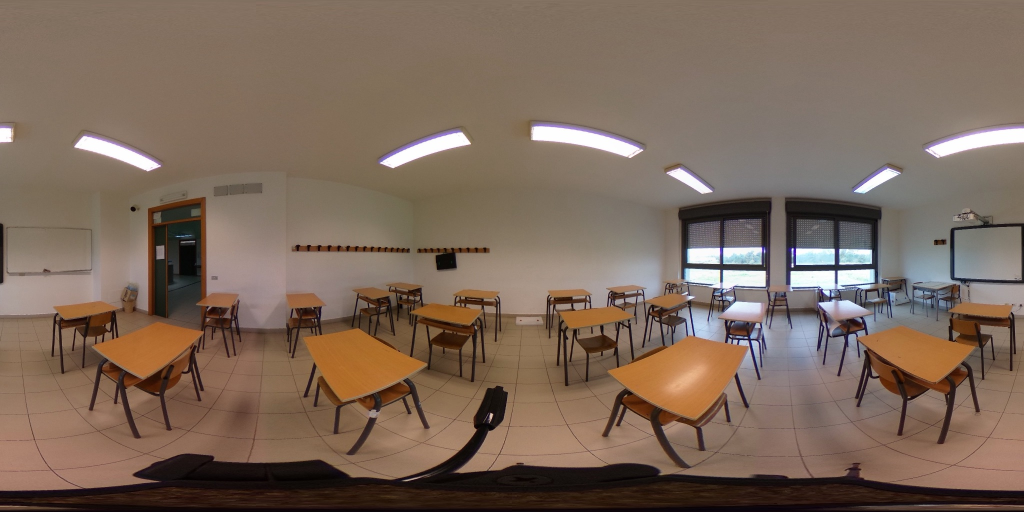
#> input picture gioco-browser/foto/classroom_01.jpg, 2048 x 1024 px, given in place of A.jpg, which was not available (shown at 1/2 size)
$ python rect.py out.png
#> lines starting #> are read from the running program, lines starting #| are printed output that depends on the picture
import sys, json, numpy as np
from PIL import Image
def coeffs(dst, src):
    A=[];b=[]
    for (x,y),(X,Y) in zip(dst,src):
        A.append([x,y,1,0,0,0,-X*x,-X*y]); b.append(X)
        A.append([0,0,0,x,y,1,-Y*x,-Y*y]); b.append(Y)
    return np.linalg.solve(np.array(A,float),np.array(b,float)).tolist()
jobs = {
 "zoo_fenicotteri": ("A.jpg", [(202,136),(738,216),(740,530),(208,644)], (930,600)),
 "zoo_cavaliere":   ("B.jpg", [(214,174),(670,100),(680,690),(220,650)], (620,640)),
 "zoo_airone":      ("C.jpg", [(260,124),(636,100),(636,660),(256,656)], (430,620)),
 "zoo_fenicottero": ("D.jpg", [(182,166),(752,192),(756,590),(182,580)], (600,420)),
 "zoo_fiore":       ("E.jpg", [(114,126),(762,132),(760,600),(110,594)], (580,420)),
}
out = sys.argv[1]
for name,(f,quad,(w,h)) in jobs.items():
    im = Image.open(f)
#> im is the input picture: PIL image 2048x1024 RGB; mean R, G, B 123.9, 104.4, 90.4
    c = coeffs([(0,0),(w,0),(w,h),(0,h)], quad)
    r = im.transform((w,h), Image.PERSPECTIVE, c, Image.BICUBIC)
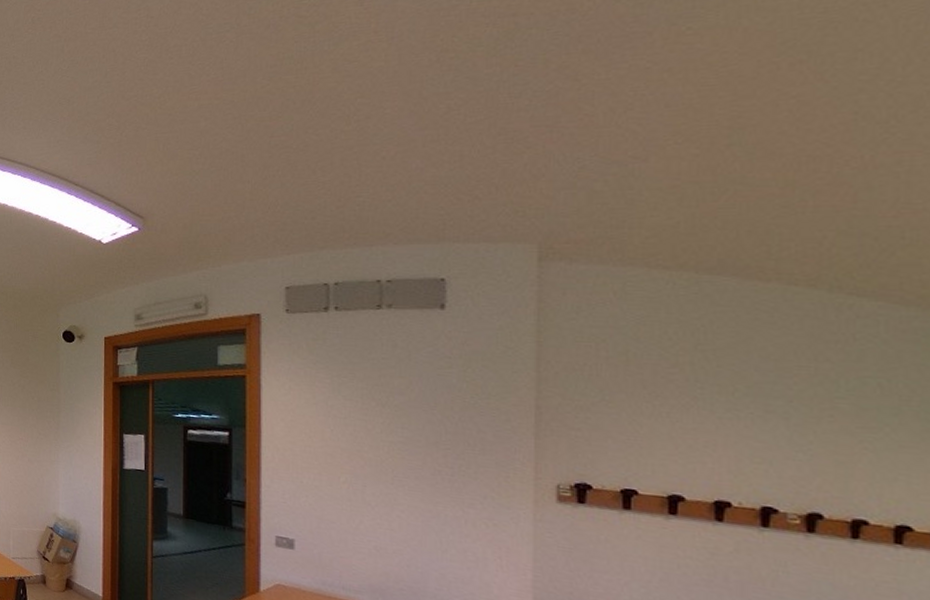
#> r: PIL image 930x600 RGB; mean R, G, B 127.2, 109.3, 93.9
    r.save(f"{out}/{name}.jpg", quality=88)
#> pass 2 of the loop `for name,(f,quad,(w,h)) in jobs.items():`:
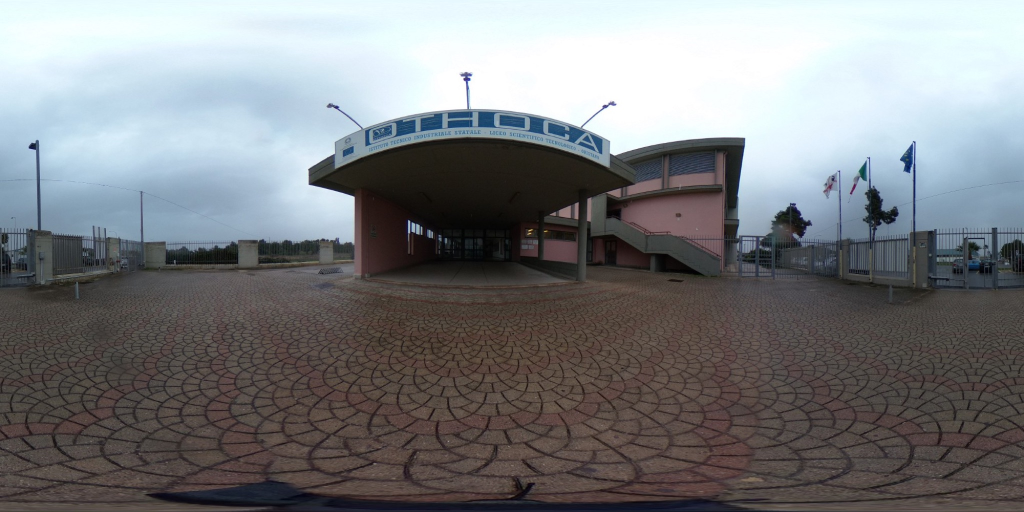
#> input picture gioco-browser/foto/entrance_01.jpg, 2048 x 1024 px, given in place of B.jpg, which was not available (shown at 1/2 size)
#> im is the input picture: PIL image 2048x1024 RGB; mean R, G, B 122.6, 124.5, 127.1
#> `r = im.transform((w,h), Image.PERSPECTIVE, c, Image.BICUBIC)`:
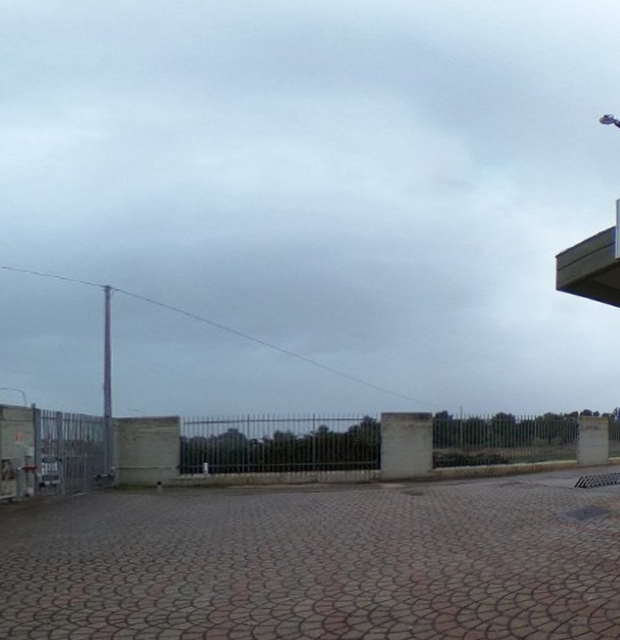
#> r: PIL image 620x640 RGB; mean R, G, B 142.2, 156, 167.1
#> (the run stopped early here; a loop or call above may not have finished)
